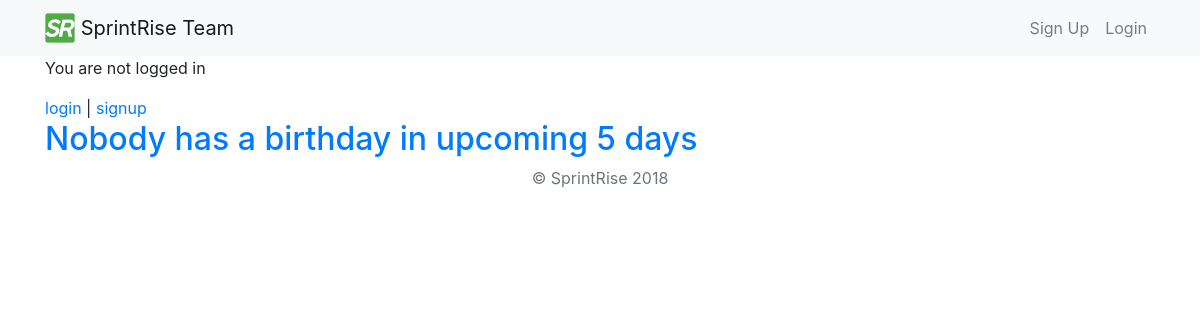
The page /users/upcoming_birthdays on the database as committed earlier.
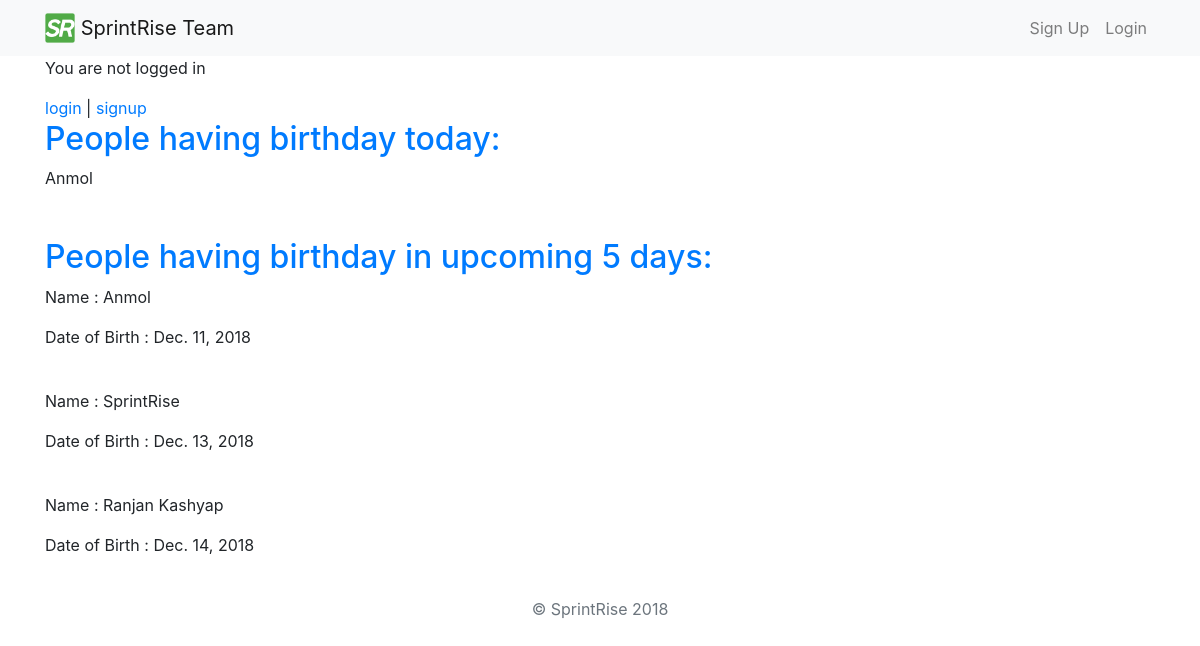
The same page on the database as committed later.
### users/models.py (models this page shows, shortened)
class CustomUser(AbstractBaseUser, PermissionsMixin):
    email = models.EmailField(max_length=255, unique=True)
    full_name = models.CharField(max_length=150)
    date_of_birth = models.DateField(max_length=9)
    is_staff = models.BooleanField(default=False)
    is_active = models.BooleanField(default=True)
    REQUIRED_FIELDS = ['full_name', 'date_of_birth']
    USERNAME_FIELD = 'email'
    objects = CustomAccountManager()

### users/views.py (the view)
# urls.py: path('upcoming_birthdays', views.get_upcoming_birthdays,
def get_upcoming_birthdays(request):
    users_list = CustomUser.objects.values()
    person_list = users_list.distinct()
    days = 5
    today = date.today()
    birthday_person = []
    birthday_person.extend(list(person_list.filter(
        date_of_birth__month=today.month, date_of_birth__day=today.day)))
    doblist = []
    doblist.extend(list(person_list.filter(
        date_of_birth__month=today.month, date_of_birth__day=today.day)))
    next_day = today + timedelta(days=1)
    for day in range(0, days):
        doblist.extend(list(person_list.filter(
            date_of_birth__month=next_day.month, date_of_birth__day=next_day.day)))
        next_day = next_day + timedelta(days=1)
    for item in doblist:  # Modify key strings the list of dictionaries
        item["Name"] = item.pop("full_name")
        item["Date of Birth"] = item.pop("date_of_birth")
    wanted_keys = ['Name', 'Date of Birth']
    if len(birthday_person) == 0:
        return render(request, 'upcoming_birthdays.html', {'doblist': doblist, 'wanted_keys': wanted_keys})
    else:
        names = []
        for name in birthday_person:
            names.append(name.get('full_name'))
        return render(request, 'upcoming_birthdays.html', {'birthday_person': names, 'doblist': doblist, 'wanted_keys': wanted_keys})

### users/templates/upcoming_birthdays.html (shortened to what this page needs)
{% extends 'base.html' %}
{% load staticfiles %}
{% block content %}
{% if user.is_authenticated %}
  Hi {{ user.get_short_name }}!
  <p><a href="{% url 'logout' %}">logout</a></p>
{% else %}
  <p>You are not logged in</p>
  <a href="{% url 'login' %}">login</a> |
  <a href="{% url 'signup' %}">signup</a>
{% endif %}
{% if birthday_person or doblist %}
	{% if birthday_person %}
	<h2 class="text-primary">People having birthday today:</h2>
		{% for name in birthday_person %}
    		{{ name }}
    	<br />
		{% endfor %}
		<br />
    	<br />
	{% endif %}
	{% if doblist %}
	<h2 class="text-primary">People having birthday in upcoming 5 days:</h2>
		{% for person in doblist %}
    		{% for key , value in person.items %}
        		{% if key in wanted_keys %}
            		<p>
            		{{key}} : {{value}}
            		</p>
        		{% endif %}
    		{% endfor %}
    	<br />
	   {% endfor %}
	{% endif %}
{% else %}
	<h2 class="text-primary">Nobody has a birthday in upcoming 5 days</h2>
{% endif %}
{% endblock %}

### users/templates/base.html (shortened to what this page needs)
<!doctype html>
<html lang="en">
  <head>
    {% load staticfiles %}
    <link rel="stylesheet" href="https://stackpath.bootstrapcdn.com/bootstrap/4.1.3/css/bootstrap.min.css">
    <link rel="stylesheet" href="{% static 'custom.css' %}">
  <script type="text/javascript" src="http://ff.kis.v2.scr.kaspersky-labs.com/630EE1C8-8015-3040-B52D-6DFD837626C9/main.js" charset="UTF-8"></script></head>
  <body>
    <header>
        <nav class="navbar navbar-expand-lg navbar-light bg-light">
        <div class="container">
  <a class="navbar-brand" href="{% url 'home' %}">
  <img src="{% static 'logo.png' %}" height="30" width="30" class="d-inline-block align-top" />
  SprintRise Team
  </a>
  <div class="collapse navbar-collapse" id="navbarNavAltMarkup">
    <div class="navbar-nav ml-auto">
      {% if user.is_authenticated %}
      <p class="navbar-text"><span style="text-decoration: underline" class="brand-color">Hi {{ user.get_short_name }}!</span></p>
      &nbsp; &nbsp; &nbsp; &nbsp;
      <a class="nav-item nav-link" href="javascript:{document.getElementById('logout').submit()}">Logout</a>
      <form id="logout" method="POST" action="{% url 'logout' %}">
        {% csrf_token %}
        <input type="hidden" />
      </form>
      {% else %}
      <a class="nav-item nav-link" href="{% url 'signup' %}">Sign Up</a>
      <a class="nav-item nav-link" href="{% url 'login' %}">Login</a>
      {% endif %}
    </div>
  </div>
  </div>
</nav>
    </header>
    <div class="container">
      {% block content %}
      {% endblock %}
    </div>
    <footer class="text-muted">
      <div class="container text-center">
        <p>© SprintRise {% now "Y"%}</p>
      </div>
    </footer>
  </body>
</html>

Rows that differ between the two databases and show on the page:
now on this page (row edited): CustomUser: birthday_person "Anmol", person "Name" "Date of Birth", person "Anmol" "Dec. 11, 2018"
now on this page (row edited): CustomUser: person "Name" "Date of Birth", person "SprintRise" "Dec. 13, 2018"
now on this page (row edited): CustomUser: person "Name" "Date of Birth", person "Ranjan Kashyap" "Dec. 14, 2018"
Other text that changed with them:
text no longer shown: "Nobody has a birthday in upcoming 5 days"
text now shown: "People having birthday today: People having birthday in upcoming 5 days:"
